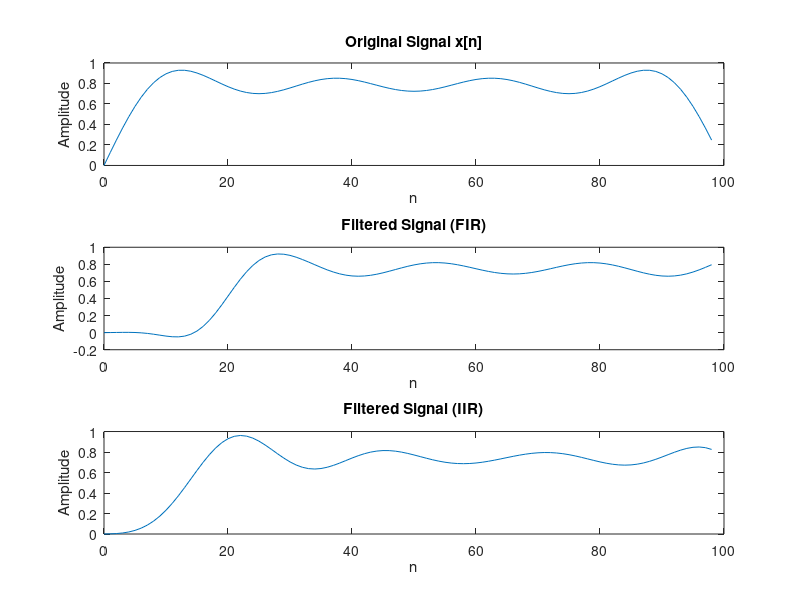

MATLAB code for this plot:
close all; clear; clc;

load('Filter_coefficients.mat');

n = 0:1:3*length(b1)-1;
x = zeros(size(n));
for i = 1:4
    x = x + (1/(2*i-1)) * sin(2*pi*0.005*(2*i-1)*n);
end

y_fir = filter(b1, a1, x);
y_iir = filter(b2, a2, x);

subplot(3,1,1);
plot(n, x);
title('Original Signal x[n]');
xlabel('n');
ylabel('Amplitude');

subplot(3,1,2);
plot(n, y_fir);
title('Filtered Signal (FIR)');
xlabel('n');
ylabel('Amplitude');

subplot(3,1,3);
plot(n, y_iir);
title('Filtered Signal (IIR)');
xlabel('n');
ylabel('Amplitude');